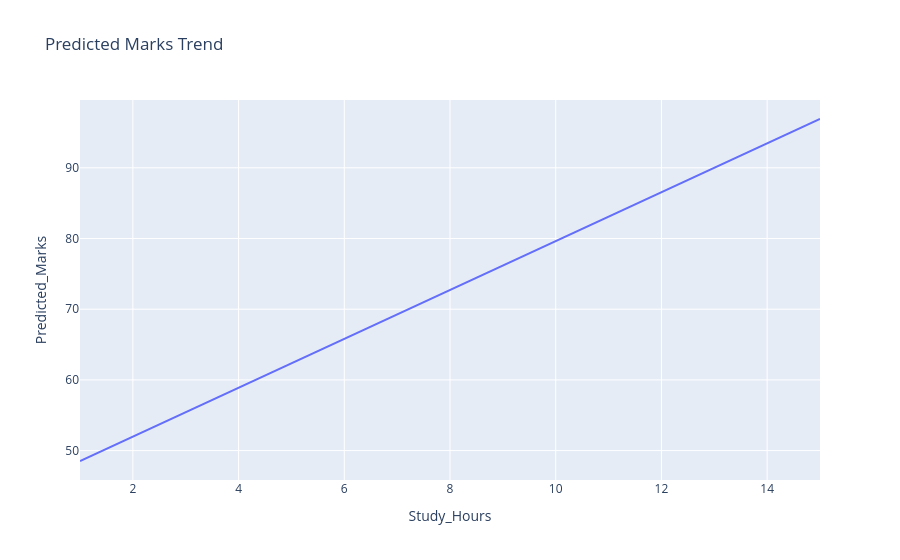

Notebook code cell kept with this figure:
### Markdown cell above
#### Plot 5

### Code cell
future_data = pd.DataFrame({
    "Study_Hours":range(1,16),
    "Attendance":[80]*15,
    "Assignments":[6]*15
})

future_predictions = model.predict(future_data)

future_df = pd.DataFrame({
    "Study_Hours":range(1,16),
    "Predicted_Marks":future_predictions
})

fig = px.line(
    future_df,
    x="Study_Hours",
    y="Predicted_Marks",
    title="Predicted Marks Trend"
)

fig.show()

### Figure 1 — Plotly figure (JSON) as saved in the notebook; plotly's stock layout.template omitted (floating-point values rounded to 4 significant figures)
{"data": [{"hovertemplate": "Study_Hours=%{x}<br>Predicted_Marks=%{y}<extra></extra>", "legendgroup": "", "line": {"color": "#636efa", "dash": "solid"}, "marker": {"symbol": "circle"}, "mode": "lines", "name": "", "orientation": "v", "showlegend": false, "type": "scatter", "x": [1, 2, 3, 4, 5, 6, 7, 8, 9, 10, 11, 12, 13, 14, 15], "xaxis": "x", "y": [48.53, 51.99, 55.44, 58.9, 62.35, 65.81, 69.26, 72.72, 76.17, 79.63, 83.08, 86.54, 89.99, 93.44, 96.9], "yaxis": "y"}], "layout": {"legend": {"tracegroupgap": 0}, "title": {"text": "Predicted Marks Trend"}, "xaxis": {"anchor": "y", "domain": [0, 1], "title": {"text": "Study_Hours"}}, "yaxis": {"anchor": "x", "domain": [0, 1], "title": {"text": "Predicted_Marks"}}}}
